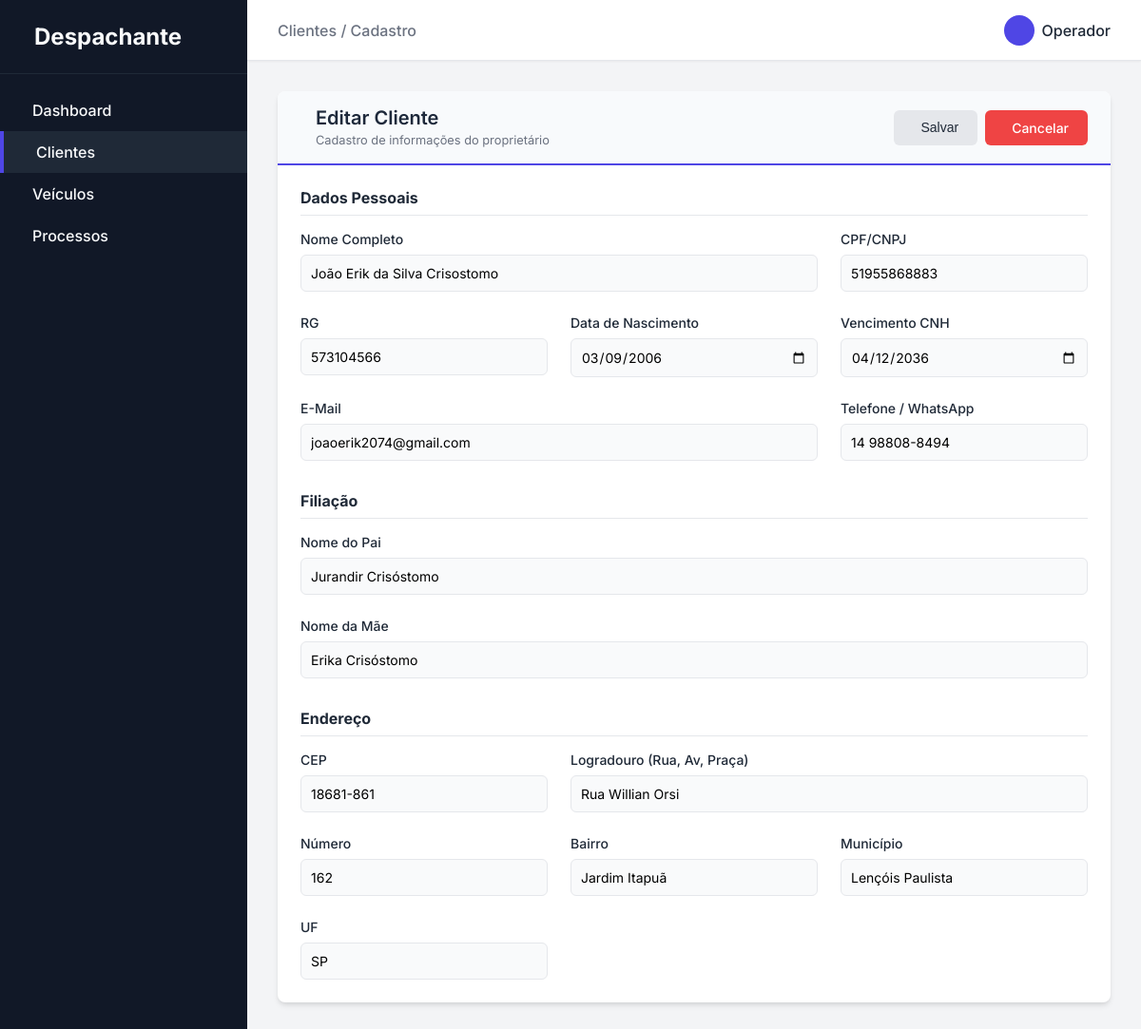
/clientes/editar/1, run on the app's committed database.
### app/models.py (models this page shows)
class Cliente(db.Model):
    __tablename__ = 'cliente'
    id = db.Column(db.Integer, primary_key=True)
    nome = db.Column(db.String(50), nullable=False)
    vencimento_cnh = db.Column(db.Date, nullable=False)
    nome_pai = db.Column(db.String(50), nullable=False)
    nome_mae = db.Column(db.String(50), nullable=False)
    cpf__cnpj = db.Column(db.String(50), nullable=False)
    rg = db.Column(db.String(50), nullable=False)
    data_nascimento = db.Column(db.Date, nullable=False)
    email = db.Column(db.String(50), nullable=False)
    telefone = db.Column(db.String(50), nullable=False)
    endereco_id = db.Column(db.Integer, db.ForeignKey('endereco.id'))
    veiculos = db.relationship('Veiculo', backref='cliente', lazy=True)
    processos = db.relationship('Processo', backref='cliente', lazy=True)

class Endereco(db.Model):
    __tablename__ = 'endereco'
    id = db.Column(db.Integer, primary_key=True)
    pais = db.Column(db.String(50), nullable=False)
    unidade_federacao = db.Column(db.String(50), nullable=False)
    municipio = db.Column(db.String(50), nullable=False)
    bairro = db.Column(db.String(50), nullable=False)
    logradouro = db.Column(db.String(50), nullable=False)
    numero = db.Column(db.String(50), nullable=False)
    cep = db.Column(db.String(50), nullable=False)
    clientes = db.relationship('Cliente', backref='endereco', lazy=True)

### app/routes/home.py (the view, shortened to what this page needs)
@bp.route('/clientes/editar/<int:id>', methods=['GET', 'POST'])
def cliente_editar(id):
    cliente = Cliente.query.get_or_404(id)
    return render_template('clientes/form.html', cliente=cliente)

### app/templates/clientes/form.html (shortened to what this page needs)
{% extends 'base.html' %}
{% block breadcrumb %}Clientes / Cadastro{% endblock %}
{% block content %}
<div class="card">
    <div class="card-header" style="background-color: #f8fafc; margin: -1.5rem -1.5rem 1.5rem -1.5rem; padding: 1rem 1.5rem; border-top-left-radius: 0.5rem; border-top-right-radius: 0.5rem; border-bottom: 2px solid var(--primary-color);">
        <div style="display: flex; align-items: center; gap: 1rem;">
            <div>
                <h2 class="card-title" style="margin-bottom: 0; color: #1e293b;">{{ 'Editar Cliente' if cliente else 'Novo Cliente' }}</h2>
                <span style="font-size: 0.8rem; color: var(--text-muted);">Cadastro de informações do proprietário</span>
            </div>
        </div>
        <div style="display: flex; gap: 0.5rem;">
            <button type="submit" form="clienteForm" class="btn btn-secondary">Salvar</button>
            <a href="{{ url_for('home.clientes') }}" class="btn btn-danger">Cancelar</a>
        </div>
    </div>
    <form id="clienteForm" action="{{ url_for('home.cliente_editar', id=cliente.id) if cliente else url_for('home.cliente_novo') }}" method="POST">
        <h3 style="font-size: 1rem; color: var(--text-main); margin-bottom: 1rem; border-bottom: 1px solid var(--border-color); padding-bottom: 0.5rem;">Dados Pessoais</h3>
        <div class="form-grid">
            <div class="form-group" style="grid-column: span 2;">
                <label class="form-label">Nome Completo</label>
                <input type="text" class="form-control" name="nome" value="{{ cliente.nome if cliente else '' }}" required>
            </div>
            <div class="form-group">
                <label class="form-label">CPF/CNPJ</label>
                <input type="text" class="form-control" name="cpf__cnpj" value="{{ cliente.cpf__cnpj if cliente else '' }}" required>
            </div>
            <div class="form-group">
                <label class="form-label">RG</label>
                <input type="text" class="form-control" name="rg" value="{{ cliente.rg if cliente else '' }}" required>
            </div>
            <div class="form-group">
                <label class="form-label">Data de Nascimento</label>
                <input type="date" class="form-control" name="data_nascimento" value="{{ cliente.data_nascimento.strftime('%Y-%m-%d') if cliente and cliente.data_nascimento else '' }}" required>
            </div>
            <div class="form-group">
                <label class="form-label">Vencimento CNH</label>
                <input type="date" class="form-control" name="vencimento_cnh" value="{{ cliente.vencimento_cnh.strftime('%Y-%m-%d') if cliente and cliente.vencimento_cnh else '' }}" required>
            </div>
            <div class="form-group" style="grid-column: span 2;">
                <label class="form-label">E-Mail</label>
                <input type="email" class="form-control" name="email" value="{{ cliente.email if cliente else '' }}" required>
            </div>
            <div class="form-group">
                <label class="form-label">Telefone / WhatsApp</label>
                <input type="text" class="form-control" name="telefone" value="{{ cliente.telefone if cliente else '' }}" required>
            </div>
        </div>
        <h3 style="font-size: 1rem; color: var(--text-main); margin-top: 2rem; margin-bottom: 1rem; border-bottom: 1px solid var(--border-color); padding-bottom: 0.5rem;">Filiação</h3>
        <div class="form-grid">
            <div class="form-group" style="grid-column: span 2;">
                <label class="form-label">Nome do Pai</label>
                <input type="text" class="form-control" name="nome_pai" value="{{ cliente.nome_pai if cliente else '' }}" required>
            </div>
            <div class="form-group" style="grid-column: span 2;">
                <label class="form-label">Nome da Mãe</label>
                <input type="text" class="form-control" name="nome_mae" value="{{ cliente.nome_mae if cliente else '' }}" required>
            </div>
        </div>
        <h3 style="font-size: 1rem; color: var(--text-main); margin-top: 2rem; margin-bottom: 1rem; border-bottom: 1px solid var(--border-color); padding-bottom: 0.5rem;">Endereço</h3>
        <div class="form-grid">
            <div class="form-group">
                <label class="form-label">CEP</label>
                <input type="text" class="form-control" name="cep" value="{{ cliente.endereco.cep if cliente and cliente.endereco else '' }}" required>
            </div>
            <div class="form-group" style="grid-column: span 2;">
                <label class="form-label">Logradouro (Rua, Av, Praça)</label>
                <input type="text" class="form-control" name="logradouro" value="{{ cliente.endereco.logradouro if cliente and cliente.endereco else '' }}" required>
            </div>
            <div class="form-group">
                <label class="form-label">Número</label>
                <input type="text" class="form-control" name="numero" value="{{ cliente.endereco.numero if cliente and cliente.endereco else '' }}" required>
            </div>
            <div class="form-group">
                <label class="form-label">Bairro</label>
                <input type="text" class="form-control" name="bairro" value="{{ cliente.endereco.bairro if cliente and cliente.endereco else '' }}" required>
            </div>
            <div class="form-group">
                <label class="form-label">Município</label>
                <input type="text" class="form-control" name="municipio" value="{{ cliente.endereco.municipio if cliente and cliente.endereco else '' }}" required>
            </div>
            <div class="form-group">
                <label class="form-label">UF</label>
                <input type="text" class="form-control" name="unidade_federacao" value="{{ cliente.endereco.unidade_federacao if cliente and cliente.endereco else '' }}" required>
            </div>
        </div>
    </form>
</div>
{% endblock %}

### app/static/css/style.css (style rules this page uses)
:root { --primary-color: #4f46e5; --primary-hover: #4338ca; --bg-color: #f3f4f6; --card-bg: #ffffff; --text-main: #1f2937; --text-muted: #6b7280; --border-color: #e5e7eb; --sidebar-bg: #111827; --sidebar-text: #f9fafb; --sidebar-hover: #1f2937; --danger: #ef4444; --success: #10b981; }
* { margin: 0; padding: 0; box-sizing: border-box; }
body { font-family: 'Inter', -apple-system, BlinkMacSystemFont, "Segoe UI", Roboto, Helvetica, Arial, sans-serif; background-color: var(--bg-color); color: var(--text-main); display: flex; height: 100vh; overflow: hidden; }
.card { background-color: var(--card-bg); border-radius: 0.5rem; box-shadow: 0 4px 6px -1px rgba(0, 0, 0, 0.1), 0 2px 4px -1px rgba(0, 0, 0, 0.06); padding: 1.5rem; margin-bottom: 2rem; }
.card-header { display: flex; justify-content: space-between; align-items: center; margin-bottom: 1.5rem; padding-bottom: 1rem; border-bottom: 1px solid var(--border-color); }
.card-title { font-size: 1.25rem; font-weight: 600; }
.form-grid { display: grid; grid-template-columns: repeat(auto-fit, minmax(250px, 1fr)); gap: 1.5rem; }
.form-group { display: flex; flex-direction: column; gap: 0.5rem; }
.form-label { font-size: 0.875rem; font-weight: 500; color: var(--text-main); }
.form-control { padding: 0.625rem; border: 1px solid var(--border-color); border-radius: 0.375rem; font-family: inherit; font-size: 0.875rem; transition: border-color 0.2s, box-shadow 0.2s; background-color: #f9fafb; }
.btn { display: inline-flex; align-items: center; justify-content: center; padding: 0.625rem 1.25rem; border-radius: 0.375rem; font-weight: 500; font-size: 0.875rem; cursor: pointer; transition: all 0.2s; border: none; text-decoration: none; }
.btn-danger { background-color: var(--danger); color: white; }
.btn-secondary { background-color: #e5e7eb; color: var(--text-main); }

### data on the page
Cliente: nome "João Erik da Silva Crisostomo", cpf__cnpj "51955868883", rg "573104566", data_nascimento "03/09/2006", vencimento_cnh "04/12/2036", email "joaoerik2074@gmail.com", telefone "14 98808-8494", nome_pai "Jurandir Crisóstomo", nome_mae "Erika Crisóstomo"
Endereco: cep "18681-861", logradouro "Rua Willian Orsi", numero "162", bairro "Jardim Itapuã", municipio "Lençóis Paulista", unidade_federacao "SP"

### other printed values
{{ 'Editar Cliente' if cliente else 'Novo Cliente' }} "Editar Cliente"
